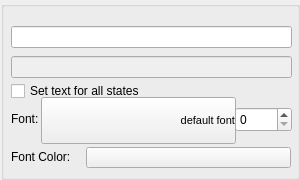
<?xml version="1.0" encoding="UTF-8"?>
<ui version="4.0">
 <class>TextPropertyGridWidget</class>
 <widget class="QWidget" name="TextPropertyGridWidget">
  <property name="geometry">
   <rect>
    <x>0</x>
    <y>0</y>
    <width>300</width>
    <height>180</height>
   </rect>
  </property>
  <property name="minimumSize">
   <size>
    <width>300</width>
    <height>180</height>
   </size>
  </property>
  <property name="windowTitle">
   <string>Form</string>
  </property>
  <widget class="QGroupBox" name="groupBox">
   <property name="geometry">
    <rect>
     <x>1</x>
     <y>1</y>
     <width>299</width>
     <height>179</height>
    </rect>
   </property>
   <property name="minimumSize">
    <size>
     <width>299</width>
     <height>179</height>
    </size>
   </property>
   <property name="title">
    <string/>
   </property>
   <widget class="QLineEdit" name="localizationKeyNameLineEdit">
    <property name="geometry">
     <rect>
      <x>10</x>
      <y>25</y>
      <width>281</width>
      <height>22</height>
     </rect>
    </property>
   </widget>
   <widget class="QLineEdit" name="localizationKeyTextLineEdit">
    <property name="enabled">
     <bool>false</bool>
    </property>
    <property name="geometry">
     <rect>
      <x>10</x>
      <y>55</y>
      <width>281</width>
      <height>22</height>
     </rect>
    </property>
    <property name="readOnly">
     <bool>true</bool>
    </property>
   </widget>
   <widget class="QLabel" name="fontNameLabel">
    <property name="geometry">
     <rect>
      <x>10</x>
      <y>110</y>
      <width>31</width>
      <height>16</height>
     </rect>
    </property>
    <property name="text">
     <string>Font:</string>
    </property>
   </widget>
   <widget class="QSpinBox" name="fontSizeSpinBox">
    <property name="geometry">
     <rect>
      <x>234</x>
      <y>106</y>
      <width>57</width>
      <height>25</height>
     </rect>
    </property>
   </widget>
   <widget class="QCheckBox" name="textForAllStatesCheckBox">
    <property name="geometry">
     <rect>
      <x>10</x>
      <y>80</y>
      <width>281</width>
      <height>20</height>
     </rect>
    </property>
    <property name="text">
     <string>Set text for all states</string>
    </property>
   </widget>
   <widget class="QPushButton" name="fontSelectButton">
    <property name="geometry">
     <rect>
      <x>40</x>
      <y>96</y>
      <width>195</width>
      <height>47</height>
     </rect>
    </property>
    <property name="styleSheet">
     <string notr="true">text-align:right; font-size: 11px;</string>
    </property>
    <property name="text">
     <string>default font</string>
    </property>
   </widget>
   <widget class="QLabel" name="fontNameLabel_2">
    <property name="geometry">
     <rect>
      <x>10</x>
      <y>148</y>
      <width>71</width>
      <height>16</height>
     </rect>
    </property>
    <property name="text">
     <string>Font Color:</string>
    </property>
   </widget>
   <widget class="QColorButton" name="fontColorButton">
    <property name="geometry">
     <rect>
      <x>85</x>
      <y>146</y>
      <width>205</width>
      <height>21</height>
     </rect>
    </property>
    <property name="text">
     <string/>
    </property>
   </widget>
  </widget>
 </widget>
 <customwidgets>
  <customwidget>
   <class>QColorButton</class>
   <extends>QPushButton</extends>
   <header>qcolorbutton.h</header>
  </customwidget>
 </customwidgets>
 <tabstops>
  <tabstop>localizationKeyNameLineEdit</tabstop>
  <tabstop>localizationKeyTextLineEdit</tabstop>
  <tabstop>textForAllStatesCheckBox</tabstop>
  <tabstop>fontSelectButton</tabstop>
  <tabstop>fontSizeSpinBox</tabstop>
  <tabstop>fontColorButton</tabstop>
 </tabstops>
 <resources/>
 <connections/>
</ui>
